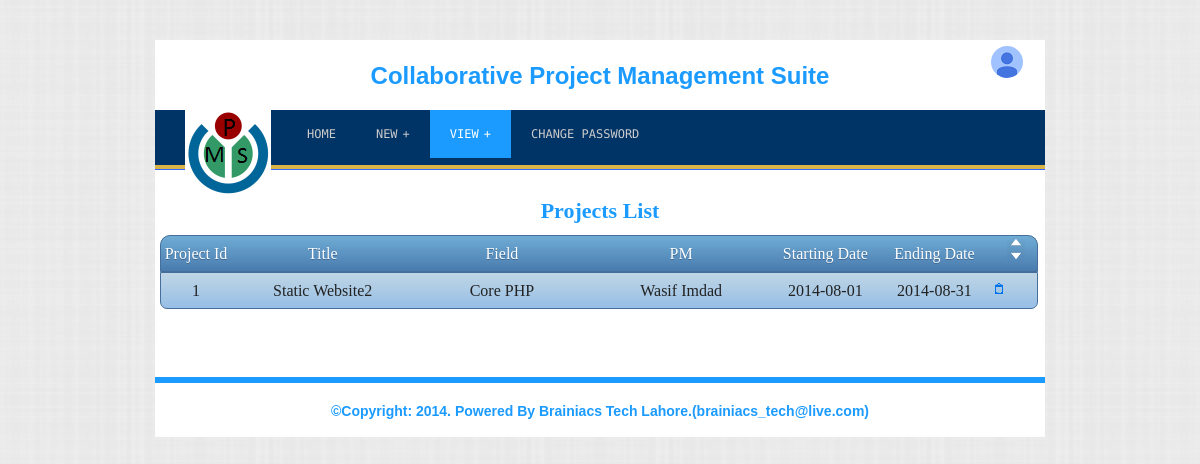
The app's page /pm/projects.php?projectid=1 (signed in) with its own data.
### tables this page shows
CREATE TABLE IF NOT EXISTS `projects` (
  `id` int(11) NOT NULL AUTO_INCREMENT,
  `title` varchar(200) NOT NULL,
  `description` varchar(1000) NOT NULL,
  `fieldid` int(11) NOT NULL,
  `startingdate` datetime DEFAULT NULL,
  `endingdate` datetime DEFAULT NULL,
  `assigneeid` int(11) NOT NULL,
  `status` tinyint(4) NOT NULL,
  `created` datetime NOT NULL,
  PRIMARY KEY (`id`)
);

CREATE TABLE IF NOT EXISTS `fields` (
  `id` int(11) NOT NULL AUTO_INCREMENT,
  `title` varchar(200) NOT NULL,
  `dependentid` int(11) NOT NULL,
  `status` tinyint(4) NOT NULL,
  `created` datetime NOT NULL,
  PRIMARY KEY (`id`)
);

CREATE TABLE IF NOT EXISTS `users` (
  `id` int(11) NOT NULL AUTO_INCREMENT,
  `fname` varchar(100) NOT NULL,
  `lname` varchar(100) NOT NULL,
  `gender` tinyint(4) NOT NULL,
  `nic` varchar(20) NOT NULL,
  `email` varchar(100) DEFAULT NULL,
  `phone` varchar(50) DEFAULT NULL,
  `qualification` varchar(50) NOT NULL,
  `joiningdate` datetime NOT NULL,
  `username` varchar(50) NOT NULL,
  `password` varchar(100) NOT NULL,
  `usertype_id` tinyint(4) NOT NULL,
  `pmid` int(11) DEFAULT NULL,
  `address` varchar(500) DEFAULT NULL,
  `status` tinyint(4) NOT NULL,
  `created` datetime NOT NULL,
  PRIMARY KEY (`id`)
);

### php/classes/project.php (called while the page is built, shortened)
<?php
class project {
	function getProjectById( $projectid ){
		$query = "SELECT project.*,user.fname,user.lname,field.title AS fieldtitle FROM projects AS project
					JOIN users AS user ON user.id = project.assigneeid
					JOIN fields AS field ON field.id = project.fieldid WHERE project.id = ".$projectid;
		return( $result = mysql_query($query) )?$result:false;
	}
}
?>

### pm/projects.php (the view, shortened to what this page needs)
<!DOCTYPE html PUBLIC "-//W3C//DTD XHTML 1.0 Transitional//EN" "http://www.w3.org/TR/xhtml1/DTD/xhtml1-transitional.dtd">
<html xmlns="http://www.w3.org/1999/xhtml">
<head>
<link rel="stylesheet" type="text/css" href="../include/css/global.css" />
<link rel="stylesheet" type="text/css" href="../include/css/pmsadmin.css" />
<link rel="stylesheet" type="text/css" href="../include/css/liststyle.css" />
<link rel="stylesheet" type="text/css" href="../include/css/chosen.min.css" />
<link rel="stylesheet" type="text/css" href="../include/css/theme/jquery-ui-1.10.4.custom.min.css" />
</head>
<body>
	<div id="wraper">
		 <?php include("header.php"); ?>
		 <div id="body">
			<div class="">
				<span id="form_heading">Projects List</span>
			</div>
			<?php
				include("../php/classes/project.php");
				$project_obj = new project();
				if($_SERVER['REQUEST_METHOD'] == 'POST'){
					$projects = $project_obj->getProjectsBySearch($_POST);
				}elseif( isset($_GET['projectid']) ){
					$projects = $project_obj->getProjectById($_GET['projectid']);
				}else{
					$projects = $project_obj->getProjectsBySearch($_POST);
				}
			?>
			 <div id="project_holder">
			 <?php if($projects){
			 $projects_arr = array();
			 while( $project = mysql_fetch_assoc($projects) ){ $projects_arr[] = Array('id'=>$project['id'],'description'=>$project['description'],'title'=>$project['title'],'fieldtitle'=>$project['fieldtitle'],'fname'=>$project['fname'],'lname'=>$project['lname'],'startingdate'=>$project['startingdate'],'endingdate'=>$project['endingdate'],'status'=>$project['status']); }?>
				<div class="project_row row_heading">
					<div class="project_cell _num">Project&nbsp;Id</div>
					<div class="project_cell _text">Title</div>
					<div class="project_cell _text">Field</div>
					<div class="project_cell _text">PM</div>
					<div class="project_cell _date">Starting&nbsp;Date</div>
					<div class="project_cell _date">Ending&nbsp;Date</div>
					<div class="project_cell _link"><span id="filter_cntr_btn" title="FILTER"></span></div>
				</div>
				<?php foreach( $projects_arr AS $project ){ ?>
				<div class="project_row <?php echo ($project['status'] == 0)?"block":"active"; ?>" title="<?php echo ($project['status'] == 0)?"This project has been stopped.":$project['description']; ?>">
					<div class="project_cell _num"><?php echo $project['id']; ?></div>
					<div class="project_cell _text"><?php echo $project['title']; ?></div>
					<div class="project_cell _text"><?php echo $project['fieldtitle']; ?></div>
					<div class="project_cell _text"><?php echo $project['fname'].' '.$project['lname']; ?></div>
					<div class="project_cell _date"><?php echo explode(' ',$project['startingdate'])[0]; ?></div>
					<div class="project_cell _date"><?php echo explode(' ',$project['endingdate'])[0]; ?></div>
					<div class="project_cell _link">
						<a href="view_project.php?projectid=<?php echo $project['id']; ?>"><span title="View Project" class="ui-icon ui-icon-clipboard"></span></a>
					</div>
				</div>
				<?php }
				} ?>
			 </div>
			 <br/>
		 </div>
		 <?php include("footer.php"); ?>
	</div>
</body>
</html>

### include/css/global.css (style rules this page uses)
body { background:url("../images/bg.png");background-attachment:fixed;margin:0;padding:0; }
#wraper { width: 890px;height: auto;margin: 0 auto;background-color:#FFF;margin-top:40px; }
div#project_holder,div#project_holder { margin-left:5px; margin-top:11px; }
div#project_holder div.project_row { display:block; width:99%; height:35px; line-height:35px; }
div#project_holder div.project_row:last-child { border-radius:0px 0px 7px 7px; }
div#project_holder div.project_row div.project_cell { display:inline-block!important; text-align:center; }
div#project_holder div.project_row div._num { width:8%; }
div#project_holder div.project_row div._text { width:20%; }
div#project_holder div.project_row div._date { width:12%; }
span#form_heading { display:block;width:100%;text-align:center;font-size:22px; color:#1b9bff;font-weight:bold; }

### include/css/pmsadmin.css (style rules this page uses)
span#filter_cntr_btn { display:block;width:20px;height:20px; background-image:url(../images/up_down_arrows_white.png);margin-left:15px; }

### include/css/liststyle.css (style rules this page uses)
div.active { border: 1px solid #456f9a; background: #eee; color: #222; background-image: -webkit-gradient(linear, left top, left bottom, from( rgba(111, 172, 213, 0.37) ), to( rgba(88, 156, 224, 0.58) )); background-image: -webkit-linear-gradient( rgba(111, 172, 213, 0.37) , rgba(88, 156, 224, 0.58) ); background-image: -moz-linear-gradient( rgba(111, 172, 213, 0.37) , rgba(88, 156, 224, 0.58) ); background-image: -ms-linear-gradient( rgba(111, 172, 213, 0.37) , rgba(88, 156, 224, 0.58) ); background-image: -o-linear-gradient( rgba(111, 172, 213, 0.37) , rgba(88, 156, 224, 0.58) ); background-image: linear-gradient( rgba(111, 172, 213, 0.37) , rgba(88, 156, 224, 0.58) ); }
div.row_heading { border: 1px solid #456f9a ; background: #5e87b0 ; color: #fff ; text-shadow: 0 1px 0 #3e6790 ; background-image: -webkit-gradient(linear, left top, left bottom, from( #6facd5 ), to( #497bae )); background-image: -webkit-linear-gradient( #6facd5 , #497bae ); background-image: -moz-linear-gradient( #6facd5 , #497bae ); background-image: -ms-linear-gradient( #6facd5 , #497bae ); background-image: -o-linear-gradient( #6facd5 , #497bae ); background-image: linear-gradient( #6facd5 , #497bae ); border-radius:10px 10px 0px 0px; }

### records on screen
projects: id "1", title "Static Website2", fieldid.title "Core PHP", users.fname "Wasif", users.lname "Imdad", startingdate "2014-08-01", endingdate "2014-08-31"
